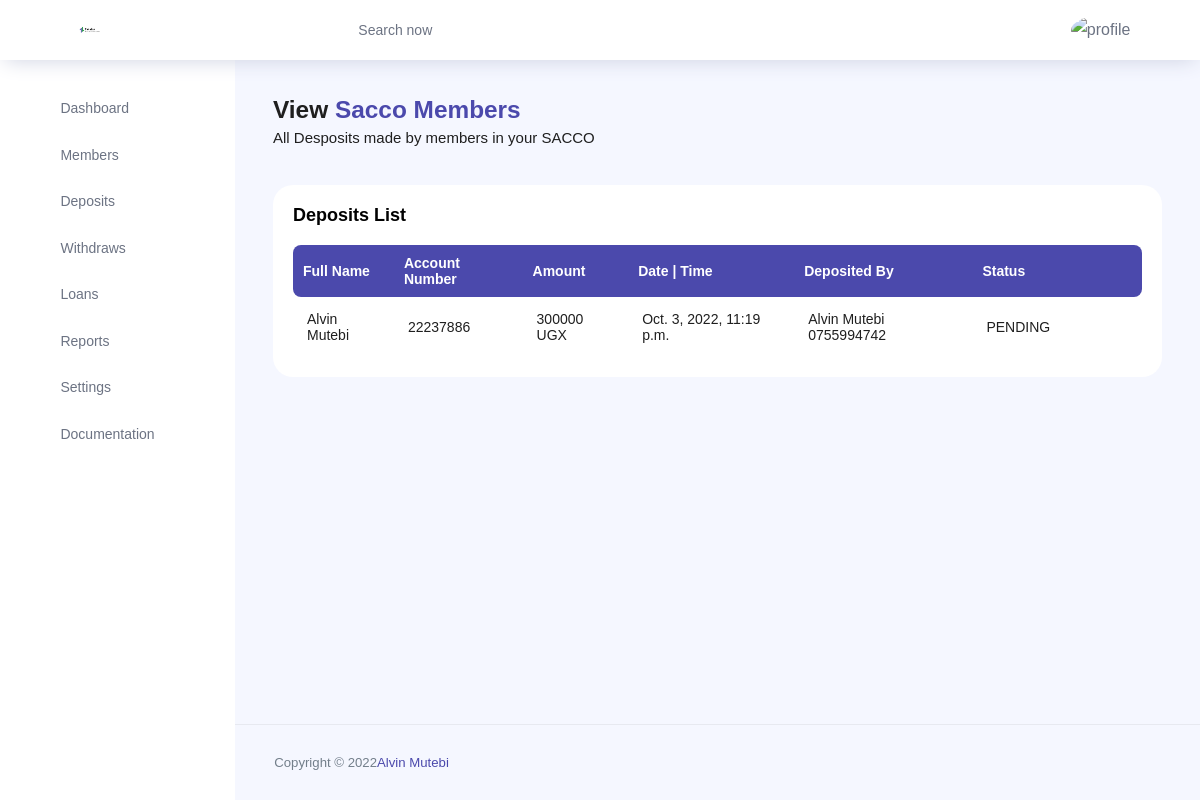
The page /view-deposits/ (signed in) on the database as committed earlier.
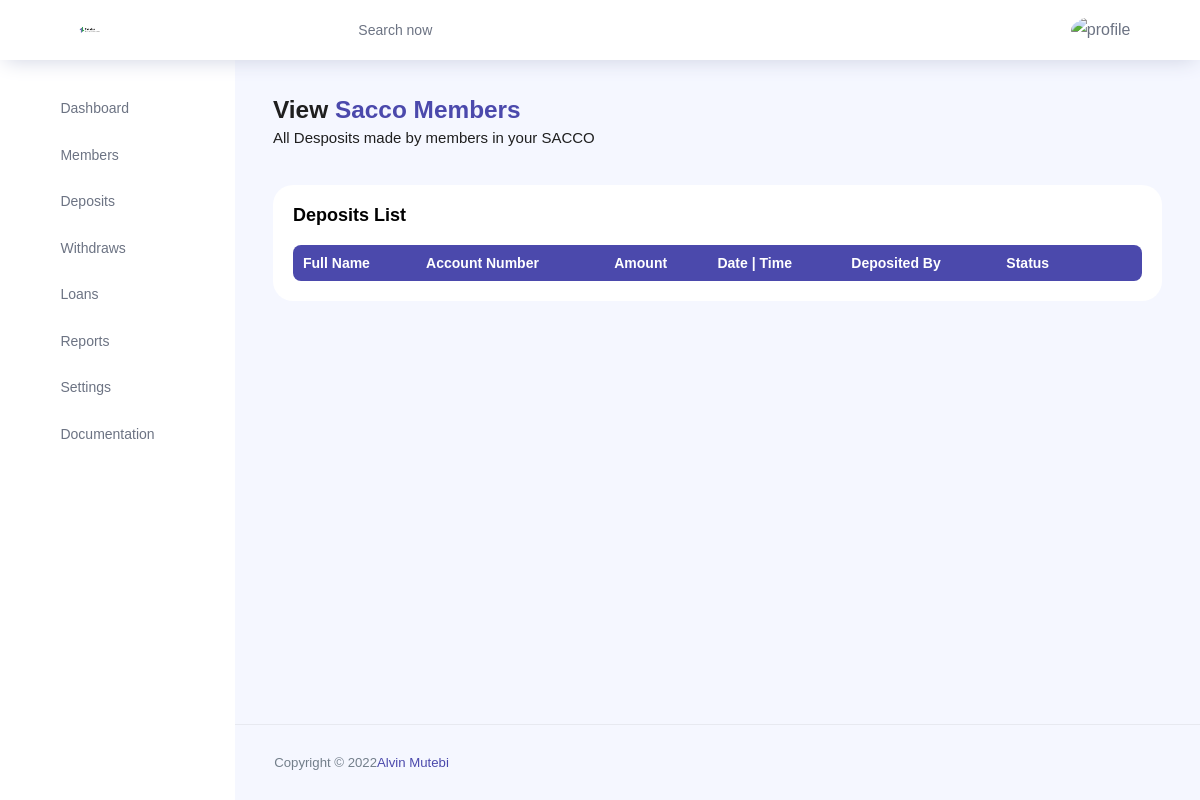
The same page on the database as committed later.
### teleka/models.py (models this page shows, shortened)
class Deposit(models.Model):
	STATUS = (
		('COMPLETE','COMPLETE'),
		('PENDING', 'PENDING'),
		)
	member_name = models.ForeignKey(Member, on_delete=models.CASCADE, null=True, blank=True)
	account_number = models.CharField(max_length=200, null=True)
	amount = models.IntegerField(null=True)
	date_of_transaction = models.DateTimeField(auto_now=True, null=True)
	deposited_by = models.CharField(max_length=200, null=True)
	status = models.CharField(max_length=200, choices=STATUS)

class Member(models.Model):
	STATUS = (
		('ACTIVE','ACTIVE'),
		('PENDING', 'PENDING'),
		)
	ID_TYPE = (
		('NATIONAL ID', 'NATIONAL ID'),
		('PASSPORT', 'PASSPORT'),
		('DRIVING PERMIT', 'DRIVING PERMIT'),
	    )
	GENDER = (
		('MALE','MALE'),
		('FEMALE', 'FEMALE'),
		)
	DISTRICTS = (
		('Abim','Abim'),
		('Adjumani','Adjumani'),
		('Agago','Agago'),
		('Alebtong','Alebtong'),
		('Amolatar','Amolatar'),
		('Amudat','Amudat'),
		('Amuria','Amuria'),
		('Amuru','Amuru'),
		('Apac','Apac'),
		('Arua','Arua'),
		('Budaka','Budaka'),
		('Bududa','Bududa'),
		('Bugiri','Bugiri'),
		('Bugweri','Bugweri'),
		('Buikwe','Buikwe'),
		('Bukedea','Bukedea'),
		('Bukomansimbi','Bukomansimbi'),
		('Bukwa','Bukwa'),
		('Bulambuli','Bulambuli'),
		('Buliisa','Buliisa'),
		('Bundibugyo','Bundibugyo'),
		('Bunyangabu','Bunyangabu'),
		('Bushenyi','Bushenyi'),
		('Busia','Busia'),
		('Butebo','Butebo'),
		('Buvuma','Buvuma'),
		('Buyende','Buyende'),
		('Dokolo','Dokolo'),
		('Gomba','Gomba'),
		('Gulu','Gulu'),
		('Hoima','Hoima'),
		('Ibanda','Ibanda'),
		('Iganga','Iganga'),
		('Isingiro','Isingiro'),
		('Jinja','Jinja'),
		('Kaabong','Kaabong'),
		('Kabale','Kabale'),
		('Kabarole','Kabarole'),
		('Kaberamaido','Kaberamaido'),
		('Kagadi','Kagadi'),
		('Kakumiro','Kakumiro'),
		('Kalangala','Kalangala'),
		('Kaliro','Kaliro'),
		('Kalungu','Kalungu'),
		('Kampala','Kampala'),
		('Kamuli','Kamuli'),
		('Kamwenge','Kamwenge'),
		('Kanungu','Kanungu'),
		('Kapchorwa','Kapchorwa'),
		('Kapelebyong','Kapelebyong'),
		('Kasanda','Kasanda'),
		('Kasese','Kasese'),
		('Katakwi','Katakwi'),
		('Kayunga','Kayunga'),
		('Kibaale','Kibaale'),
		('Kiboga','Kiboga'),
		('Kibuku','Kibuku'),
		('Kikuube','Kikuube'),
		('Kiruhura','Kiruhura'),
		('Kiryandongo','Kiryandongo'),
		('Kisoro','Kisoro'),
		('Kitgum','Kitgum'),
		('Koboko','Koboko'),
		('Kole','Kole'),
		('Kotido','Kotido'),
		('Kumi','Kumi'),
		('Kwania','Kwania'),
		('Kween','Kween'),
		('Kyankwanzi','Kyankwanzi'),
		('Kyegegwa','Kyegegwa'),
		('Kyenjojo','Kyenjojo'),
		('Kyotera','Kyotera'),
		('Lamwo','Lamwo'),
		('Lira','Lira'),
		('Luuka','Luuka'),
		('Luwero','Luwero'),
		('Lwengo','Lwengo'),
		('Lyantonde','Lyantonde'),
		('Manafwa','Manafwa'),
		('Maracha','Maracha'),
		('Masaka','Masaka'),
		('Masindi','Masindi'),
		('Mayuge','Mayuge'),
		('Mbale','Mbale'),
		('Mbarara','Mbarara'),
		('Mitooma','Mitooma'),
		('Mityana','Mityana'),
		('Moroto','Moroto'),
		('Moyo','Moyo'),
		('Mpigi','Mpigi'),
		('Mubende','Mubende'),
		('Mukono','Mukono'),
		('Nabilatuk','Nabilatuk'),
		('Nakapiripirit','Nakapiripirit'),
		('Nakaseke','Nakaseke'),
		('Nakasongola','Nakasongola'),
		('Namayingo','Namayingo'),
		('Namisindwa','Namisindwa'),
		('Namutumba','Namutumba'),
		('Napak','Napak'),
		('Nebbi','Nebbi'),
		('Ngora','Ngora'),
		('Ntoroko','Ntoroko'),
		('Ntungamo','Ntungamo'),
		('Nwoya','Nwoya'),
		('Omoro','Omoro'),
		('Otuke','Otuke'),
		('Oyam','Oyam'),
		('Pader','Pader'),
		('Pakwach','Pakwach'),
		('Pallisa','Pallisa'),
		('Rakai','Rakai'),
		('Rubanda','Rubanda'),
		('Rubirizi','Rubirizi'),
		('Rukiga','Rukiga'),
		('Rukungiri','Rukungiri'),
		('Sembabule','Sembabule'),
		('Serere','Serere'),
		('Sheema','Sheema'),
		('Sironko','Sironko'),
		('Soroti','Soroti'),
		('Tororo','Tororo'),
		('Wakiso','Wakiso'),
		('Yumbe','Yumbe'),
		('Zombo','Zombo'),
		)
	user = models.ForeignKey(User, on_delete=models.CASCADE, null=True, blank=True)
	firstname = models.CharField(max_length=200, null=True)
	lastname = models.CharField(max_length=200, null=True)
	id_type = models.CharField(max_length=200, null=True, choices=ID_TYPE)
	id_number = models.CharField(max_length=200, null=True)
	gender = models.CharField(max_length=200, null=True, choices=GENDER)
	date_of_birth = models.DateField(auto_now_add=False, null=True)
	district = models.CharField(max_length=200, null=True, choices=DISTRICTS)
	county = models.CharField(max_length=200, null=True)
	subcounty = models.CharField(max_length=200, null=True)
	parish = models.CharField(max_length=200, null=True)
	village = models.CharField(max_length=200, null=True)
	account_number = models.CharField(max_length=200, null=True)
	opening_balance = models.CharField(max_length=200, null=True)
	email = models.CharField(max_length=200, null=True)
	phone = models.CharField(max_length=200, null=True)
	next_of_keen_first_name = models.CharField(max_length=200, null=True)
	next_of_keen_last_name = models.CharField(max_length=200, null=True)
	next_of_keen_phone = models.CharField(max_length=200, null=True)
	next_of_keen_relationship = models.CharField(max_length=200, null=True)
	status = models.CharField(max_length=200, null=True, choices=STATUS)
	def __str__(self):
		return self.firstname + " " + self.lastname

### teleka/views.py (the view)
# urls.py: path('view-deposits/',ViewDeposit.as_view(), name='view-deposits'),
class ViewDeposit(LoginRequiredMixin, SuccessMessageMixin,ListView):
    model= User
    model = Deposit
    context_object_name = 'deposits'
    template_name = 'teleka/viewDeposits.html'
    def get_context_data(self, **kwargs):
        context = super().get_context_data(**kwargs)
        context['deposits'] = context['deposits']    #.filter(user=self.request.user)
        return context

### teleka/templates/teleka/viewDeposits.html (shortened to what this page needs)
{% extends 'teleka/main.html' %}
{% load crispy_forms_tags %}
{% load static %}
{% block content %}
{% include 'teleka/header.html' %}
<div class="main-panel">
    <div class="content-wrapper">
        <div class="row">
            <div class="col-md-12 grid-margin">
                <div class="row">
                    <div class="col-12 col-xl-8 mb-4 mb-xl-0">
                        <h3 class="font-weight-bold">View <span class="text-primary">Sacco Members</span>
                        </h3>
                        <h6 class="font-weight-normal mb-0">All Desposits made by members in your SACCO</h6>
                    </div>
                </div>
            </div>
        </div>
        <div class="row">
            <div class="col-md-12 grid-margin stretch-card">
                <div class="card">
                    <div class="card-body">
                        <p class="card-title">Deposits List</p>
                        <div class="row">
                            <div class="col-12">
                                <div class="table-responsive">
                                    <table id="example" class="display expandable-table" style="width:100%">
                                        <thead>
                                            <tr>
                                                <th>Full Name</th>
                                                <th>Account Number</th>
                                                <th>Amount</th>
                                                <th>Date | Time </th>
                                                <th>Deposited By </th>
                                                <th>Status</th>
                                                <th></th>
                                                <th></th>
                                            </tr>
                                        </thead>
                                        <tbody>
                                            {% for deposit in deposits %}
                                            <tr>
                                                <td>{{deposit.member_name}}</td>
                                                <td>{{deposit.account_number}}</td>
                                                <td>{{deposit.amount}} UGX</td>
                                                <td>{{deposit.date_of_transaction}}</td>
                                                <td>{{deposit.deposited_by}}</td>
                                                <td>{{deposit.status}}</td>
                                                <td><a href="{% url 'deposit-update' deposit.id %}"><i
                                                            class="ti-pencil-alt text-primary"></i></a></td>
                                                <td><a href="{% url 'deposit-delete' deposit.id %}"><i
                                                            class="ti-trash text-primary"></i></a></td>
                                            </tr>
                                            {% endfor %}
                                        </tbody>
                                    </table>
                                </div>
                            </div>
                        </div>
                    </div>
                </div>
            </div>
        </div>
    </div>
    <footer class="footer">
        <div class="d-sm-flex justify-content-center justify-content-sm-between">
            <span class="text-muted text-center text-sm-left d-block d-sm-inline-block">Copyright © 2022<a
                    href="https://www.bootstrapdash.com/" target="_blank">Alvin Mutebi</a></span>
        </div>
    </footer>
</div>
{% endblock content%}

Rows that differ between the two databases and show on the page:
removed Deposit: member_name "Alvin Mutebi", account_number "22237886", amount "300000", date_of_transaction "Oct. 3, 2022, 11:19 p.m.", deposited_by "Alvin Mutebi 0755994742", status "PENDING"
